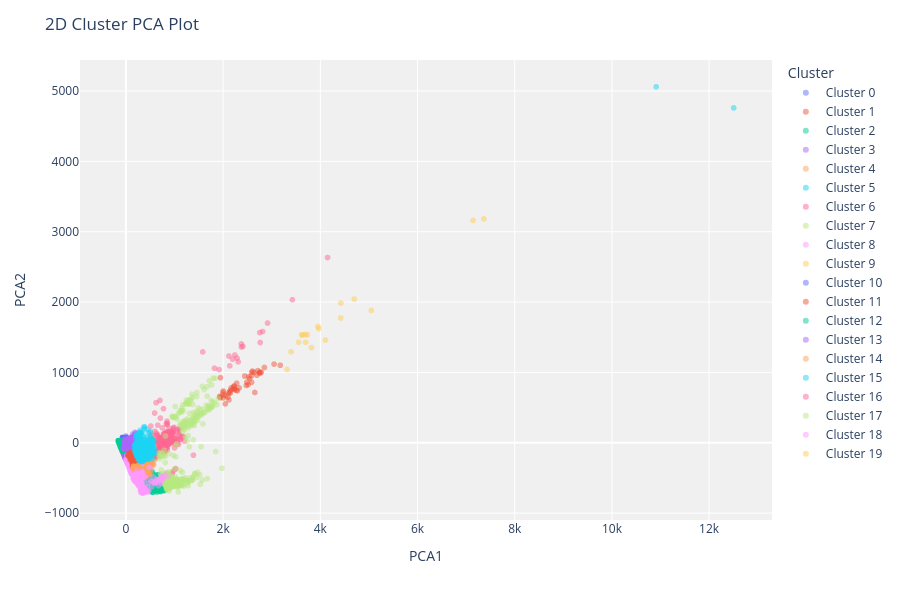

Write notebook code for a chart like this one.
### Code cell
plot_model(kmeans, plot='cluster')

### Figure 1 — Plotly figure (JSON) as saved in the notebook; plotly's stock layout.template omitted (floating-point values rounded to 4 significant figures; data arrays with more than 128 entries replaced by an {"elided": "..."} marker saying what was removed)
{"data": [{"customdata": {"elided": "19922x1 int values"}, "hovertemplate": "Cluster=Cluster 0<br>PCA1=%{x}<br>PCA2=%{y}<br>Feature=%{customdata[0]}<extra></extra>", "legendgroup": "Cluster 0", "marker": {"color": "#636efa", "opacity": 0.5, "symbol": "circle"}, "mode": "markers", "name": "Cluster 0", "showlegend": true, "textposition": "top center", "type": "scattergl", "x": {"elided": "19922 float values"}, "xaxis": "x", "y": {"elided": "19922 float values"}, "yaxis": "y"}, {"customdata": [[2025], [2025], [2025], [2025], [2025], [2025], [2025], [2025], [2025], [2025], [2025], [2025], [2025], [2025], [2025], [2025], [2025], [2025], [2025], [2025], [2025], [2025], [2025], [2025], [2025], [2025], [2025], [2025], [2025], [2025], [2025], [2025], [2025], [2025], [2025], [2025], [2025], [2025], [2025], [2025], [2025], [2025], [2025], [2025], [2025], [2025], [2025]], "hovertemplate": "Cluster=Cluster 1<br>PCA1=%{x}<br>PCA2=%{y}<br>Feature=%{customdata[0]}<extra></extra>", "legendgroup": "Cluster 1", "marker": {"color": "#EF553B", "opacity": 0.5, "symbol": "circle"}, "mode": "markers", "name": "Cluster 1", "showlegend": true, "textposition": "top center", "type": "scattergl", "x": [2280.0, 2046.0, 2546.0, 2584.0, 2003.0, 2755.0, 2099.0, 2694.0, 2636.0, 2016.0, 2149.0, 2524.0, 2652.0, 2001.0, 2120.0, 2267.0, 2331.0, 2234.0, 3048.0, 1944.0, 2050.0, 2225.0, 1933.0, 2585.0, 2293.0, 2715.0, 2477.0, 1930.0, 2850.0, 2586.0, 2489.0, 2750.0, 2515.0, 2222.0, 2203.0, 2444.0, 2230.0, 2132.0, 2152.0, 3175.0, 2785.0, 2166.0, 2118.0, 1940.0, 2604.0, 2758.0, 1996.0], "xaxis": "x", "y": [846.9, 552.8, 911.8, 952.9, 735.9, 986.0, 649.8, 961.0, 1001.0, 684.1, 707.3, 937.1, 715.3, 637.5, 609.6, 746.6, 779.7, 756.9, 1119.0, 925.7, 668.4, 807.2, 649.1, 858.9, 740.1, 1026.0, 814.7, 660.4, 1071.0, 1000.0, 862.3, 999.2, 826.6, 800.3, 767.7, 949.0, 776.2, 724.0, 747.6, 1102.0, 1003.0, 779.3, 708.7, 641.8, 1019.0, 1004.0, 714.9], "yaxis": "y"}, {"customdata": {"elided": "349x1 int values"}, "hovertemplate": "Cluster=Cluster 2<br>PCA1=%{x}<br>PCA2=%{y}<br>Feature=%{customdata[0]}<extra></extra>", "legendgroup": "Cluster 2", "marker": {"color": "#00cc96", "opacity": 0.5, "symbol": "circle"}, "mode": "markers", "name": "Cluster 2", "showlegend": true, "textposition": "top center", "type": "scattergl", "x": {"elided": "349 float values"}, "xaxis": "x", "y": {"elided": "349 float values"}, "yaxis": "y"}, {"customdata": {"elided": "3204x1 int values"}, "hovertemplate": "Cluster=Cluster 3<br>PCA1=%{x}<br>PCA2=%{y}<br>Feature=%{customdata[0]}<extra></extra>", "legendgroup": "Cluster 3", "marker": {"color": "#ab63fa", "opacity": 0.5, "symbol": "circle"}, "mode": "markers", "name": "Cluster 3", "showlegend": true, "textposition": "top center", "type": "scattergl", "x": {"elided": "3204 float values"}, "xaxis": "x", "y": {"elided": "3204 float values"}, "yaxis": "y"}, {"customdata": {"elided": "423x1 int values"}, "hovertemplate": "Cluster=Cluster 4<br>PCA1=%{x}<br>PCA2=%{y}<br>Feature=%{customdata[0]}<extra></extra>", "legendgroup": "Cluster 4", "marker": {"color": "#FFA15A", "opacity": 0.5, "symbol": "circle"}, "mode": "markers", "name": "Cluster 4", "showlegend": true, "textposition": "top center", "type": "scattergl", "x": {"elided": "423 float values"}, "xaxis": "x", "y": {"elided": "423 float values"}, "yaxis": "y"}, {"customdata": [[2025], [2025]], "hovertemplate": "Cluster=Cluster 5<br>PCA1=%{x}<br>PCA2=%{y}<br>Feature=%{customdata[0]}<extra></extra>", "legendgroup": "Cluster 5", "marker": {"color": "#19d3f3", "opacity": 0.5, "symbol": "circle"}, "mode": "markers", "name": "Cluster 5", "showlegend": true, "textposition": "top center", "type": "scattergl", "x": [12500.0, 10910.0], "xaxis": "x", "y": [4760.0, 5061.0], "yaxis": "y"}, {"customdata": {"elided": "227x1 int values"}, "hovertemplate": "Cluster=Cluster 6<br>PCA1=%{x}<br>PCA2=%{y}<br>Feature=%{customdata[0]}<extra></extra>", "legendgroup": "Cluster 6", "marker": {"color": "#FF6692", "opacity": 0.5, "symbol": "circle"}, "mode": "markers", "name": "Cluster 6", "showlegend": true, "textposition": "top center", "type": "scattergl", "x": {"elided": "227 float values"}, "xaxis": "x", "y": {"elided": "227 float values"}, "yaxis": "y"}, {"customdata": {"elided": "177x1 int values"}, "hovertemplate": "Cluster=Cluster 7<br>PCA1=%{x}<br>PCA2=%{y}<br>Feature=%{customdata[0]}<extra></extra>", "legendgroup": "Cluster 7", "marker": {"color": "#B6E880", "opacity": 0.5, "symbol": "circle"}, "mode": "markers", "name": "Cluster 7", "showlegend": true, "textposition": "top center", "type": "scattergl", "x": {"elided": "177 float values"}, "xaxis": "x", "y": {"elided": "177 float values"}, "yaxis": "y"}, {"customdata": {"elided": "1363x1 int values"}, "hovertemplate": "Cluster=Cluster 8<br>PCA1=%{x}<br>PCA2=%{y}<br>Feature=%{customdata[0]}<extra></extra>", "legendgroup": "Cluster 8", "marker": {"color": "#FF97FF", "opacity": 0.5, "symbol": "circle"}, "mode": "markers", "name": "Cluster 8", "showlegend": true, "textposition": "top center", "type": "scattergl", "x": {"elided": "1363 float values"}, "xaxis": "x", "y": {"elided": "1363 float values"}, "yaxis": "y"}, {"customdata": [[2025], [2025]], "hovertemplate": "Cluster=Cluster 9<br>PCA1=%{x}<br>PCA2=%{y}<br>Feature=%{customdata[0]}<extra></extra>", "legendgroup": "Cluster 9", "marker": {"color": "#FECB52", "opacity": 0.5, "symbol": "circle"}, "mode": "markers", "name": "Cluster 9", "showlegend": true, "textposition": "top center", "type": "scattergl", "x": [7364.0, 7143.0], "xaxis": "x", "y": [3183.0, 3161.0], "yaxis": "y"}, {"customdata": {"elided": "17669x1 int values"}, "hovertemplate": "Cluster=Cluster 10<br>PCA1=%{x}<br>PCA2=%{y}<br>Feature=%{customdata[0]}<extra></extra>", "legendgroup": "Cluster 10", "marker": {"color": "#636efa", "opacity": 0.5, "symbol": "circle"}, "mode": "markers", "name": "Cluster 10", "showlegend": true, "textposition": "top center", "type": "scattergl", "x": {"elided": "17669 float values"}, "xaxis": "x", "y": {"elided": "17669 float values"}, "yaxis": "y"}, {"customdata": {"elided": "623x1 int values"}, "hovertemplate": "Cluster=Cluster 11<br>PCA1=%{x}<br>PCA2=%{y}<br>Feature=%{customdata[0]}<extra></extra>", "legendgroup": "Cluster 11", "marker": {"color": "#EF553B", "opacity": 0.5, "symbol": "circle"}, "mode": "markers", "name": "Cluster 11", "showlegend": true, "textposition": "top center", "type": "scattergl", "x": {"elided": "623 float values"}, "xaxis": "x", "y": {"elided": "623 float values"}, "yaxis": "y"}, {"customdata": {"elided": "4985x1 int values"}, "hovertemplate": "Cluster=Cluster 12<br>PCA1=%{x}<br>PCA2=%{y}<br>Feature=%{customdata[0]}<extra></extra>", "legendgroup": "Cluster 12", "marker": {"color": "#00cc96", "opacity": 0.5, "symbol": "circle"}, "mode": "markers", "name": "Cluster 12", "showlegend": true, "textposition": "top center", "type": "scattergl", "x": {"elided": "4985 float values"}, "xaxis": "x", "y": {"elided": "4985 float values"}, "yaxis": "y"}, {"customdata": {"elided": "6164x1 int values"}, "hovertemplate": "Cluster=Cluster 13<br>PCA1=%{x}<br>PCA2=%{y}<br>Feature=%{customdata[0]}<extra></extra>", "legendgroup": "Cluster 13", "marker": {"color": "#ab63fa", "opacity": 0.5, "symbol": "circle"}, "mode": "markers", "name": "Cluster 13", "showlegend": true, "textposition": "top center", "type": "scattergl", "x": {"elided": "6164 float values"}, "xaxis": "x", "y": {"elided": "6164 float values"}, "yaxis": "y"}, {"customdata": {"elided": "514x1 int values"}, "hovertemplate": "Cluster=Cluster 14<br>PCA1=%{x}<br>PCA2=%{y}<br>Feature=%{customdata[0]}<extra></extra>", "legendgroup": "Cluster 14", "marker": {"color": "#FFA15A", "opacity": 0.5, "symbol": "circle"}, "mode": "markers", "name": "Cluster 14", "showlegend": true, "textposition": "top center", "type": "scattergl", "x": {"elided": "514 float values"}, "xaxis": "x", "y": {"elided": "514 float values"}, "yaxis": "y"}, {"customdata": {"elided": "694x1 int values"}, "hovertemplate": "Cluster=Cluster 15<br>PCA1=%{x}<br>PCA2=%{y}<br>Feature=%{customdata[0]}<extra></extra>", "legendgroup": "Cluster 15", "marker": {"color": "#19d3f3", "opacity": 0.5, "symbol": "circle"}, "mode": "markers", "name": "Cluster 15", "showlegend": true, "textposition": "top center", "type": "scattergl", "x": {"elided": "694 float values"}, "xaxis": "x", "y": {"elided": "694 float values"}, "yaxis": "y"}, {"customdata": [[2025], [2025], [2025], [2025], [2025], [2025], [2025], [2025], [2025], [2025], [2025], [2025], [2025], [2025], [2025], [2025], [2025], [2025]], "hovertemplate": "Cluster=Cluster 16<br>PCA1=%{x}<br>PCA2=%{y}<br>Feature=%{customdata[0]}<extra></extra>", "legendgroup": "Cluster 16", "marker": {"color": "#FF6692", "opacity": 0.5, "symbol": "circle"}, "mode": "markers", "name": "Cluster 16", "showlegend": true, "textposition": "top center", "type": "scattergl", "x": [1917.0, 2136.0, 4149.0, 1580.0, 2377.0, 2754.0, 2120.0, 2241.0, 2914.0, 2378.0, 1823.0, 3425.0, 2310.0, 2287.0, 2409.0, 2813.0, 2195.0, 2762.0], "xaxis": "x", "y": [1040.0, 1094.0, 2634.0, 1291.0, 1405.0, 1566.0, 1233.0, 1248.0, 1702.0, 1361.0, 1060.0, 2033.0, 1150.0, 1204.0, 1370.0, 1581.0, 1189.0, 1426.0], "yaxis": "y"}, {"customdata": [[2025], [2025], [2025], [2025], [2025], [2025], [2025], [2025], [2025], [2025], [2025], [2025], [2025], [2025], [2025], [2025], [2025], [2025], [2025], [2025], [2025], [2025], [2025], [2025], [2025], [2025], [2025], [2025], [2025], [2025], [2025], [2025], [2025], [2025], [2025], [2025], [2025], [2025], [2025], [2025], [2025], [2025], [2025], [2025], [2025], [2025], [2025], [2025], [2025], [2025], [2025], [2025], [2025], [2025], [2025], [2025], [2025], [2025], [2025], [2025], [2025], [2025], [2025], [2025], [2025], [2025], [2025], [2025], [2025], [2025], [2025], [2025], [2025], [2025], [2025], [2025], [2025], [2025], [2025], [2025], [2025], [2025], [2025], [2025], [2025], [2025], [2025], [2025], [2025], [2025], [2025], [2025], [2025], [2025], [2025], [2025], [2025], [2025], [2025], [2025], [2025], [2025], [2025], [2025], [2025], [2025], [2025], [2025], [2025]], "hovertemplate": "Cluster=Cluster 17<br>PCA1=%{x}<br>PCA2=%{y}<br>Feature=%{customdata[0]}<extra></extra>", "legendgroup": "Cluster 17", "marker": {"color": "#B6E880", "opacity": 0.5, "symbol": "circle"}, "mode": "markers", "name": "Cluster 17", "showlegend": true, "textposition": "top center", "type": "scattergl", "x": [1260.0, 1783.0, 1112.0, 1226.0, 1626.0, 1138.0, 1731.0, 1714.0, 1329.0, 1589.0, 1364.0, 1147.0, 1308.0, 1013.0, 1834.0, 1129.0, 1670.0, 1527.0, 1824.0, 1159.0, 1260.0, 1163.0, 1197.0, 1361.0, 1169.0, 1423.0, 1029.0, 1796.0, 1778.0, 1354.0, 1762.0, 1398.0, 1499.0, 1399.0, 1708.0, 1556.0, 984.9, 1443.0, 1401.0, 1407.0, 1338.0, 1552.0, 1343.0, 1237.0, 1700.0, 1151.0, 1473.0, 1705.0, 1488.0, 1753.0, 1234.0, 1461.0, 1571.0, 1368.0, 958.2, 1694.0, 1254.0, 1756.0, 1381.0, 1293.0, 1286.0, 1899.0, 1454.0, 1013.0, 1483.0, 1375.0, 1166.0, 1229.0, 1208.0, 1244.0, 1275.0, 1342.0, 1654.0, 1184.0, 1673.0, 1872.0, 1388.0, 1080.0, 1136.0, 1176.0, 1318.0, 1213.0, 1202.0, 1048.0, 1689.0, 1475.0, 1325.0, 1278.0, 950.4, 1115.0, 1415.0, 1105.0, 1220.0, 1206.0, 970.0, 1458.0, 1546.0, 1263.0, 1779.0, 1477.0, 1372.0, 1586.0, 1457.0, 1279.0, 1300.0, 1610.0, 1411.0, 1246.0, 1605.0], "xaxis": "x", "y": [339.0, 580.2, 433.5, 80.27, 432.4, 435.2, 487.8, 881.1, 239.3, 476.7, 345.1, 455.6, 420.0, 515.8, 916.0, 249.0, 796.9, 472.0, 573.8, 203.6, 250.6, 260.5, 232.9, 691.3, 160.3, 415.3, 375.3, 918.3, 518.7, 315.4, 822.5, 435.4, 376.3, 298.9, 524.8, 395.7, 367.9, 342.7, 310.8, 245.5, 315.1, 411.7, 266.2, 569.6, 523.6, 491.1, 370.3, 468.5, 496.0, 502.0, 281.8, 399.9, 802.4, 646.9, 373.9, 471.6, 278.4, 601.4, 368.4, 607.9, 555.3, 633.3, 375.6, 360.6, 426.7, 544.1, 539.2, 550.1, 306.3, 607.0, 312.1, 608.1, 533.2, 456.2, 661.2, 541.3, 40.7, 416.9, 280.6, 297.7, 606.0, 313.0, 247.6, 338.2, 491.1, 315.8, 269.6, 101.6, 376.4, 457.7, 303.1, 251.7, 231.1, 188.9, 354.3, 714.7, 412.0, 552.2, 512.2, 448.4, 260.1, 268.3, 657.9, 211.9, 547.8, 756.9, 368.7, 568.2, 425.4], "yaxis": "y"}, {"customdata": {"elided": "267x1 int values"}, "hovertemplate": "Cluster=Cluster 18<br>PCA1=%{x}<br>PCA2=%{y}<br>Feature=%{customdata[0]}<extra></extra>", "legendgroup": "Cluster 18", "marker": {"color": "#FF97FF", "opacity": 0.5, "symbol": "circle"}, "mode": "markers", "name": "Cluster 18", "showlegend": true, "textposition": "top center", "type": "scattergl", "x": {"elided": "267 float values"}, "xaxis": "x", "y": {"elided": "267 float values"}, "yaxis": "y"}, {"customdata": [[2025], [2025], [2025], [2025], [2025], [2025], [2025], [2025], [2025], [2025], [2025], [2025], [2025], [2025], [2025], [2025]], "hovertemplate": "Cluster=Cluster 19<br>PCA1=%{x}<br>PCA2=%{y}<br>Feature=%{customdata[0]}<extra></extra>", "legendgroup": "Cluster 19", "marker": {"color": "#FECB52", "opacity": 0.5, "symbol": "circle"}, "mode": "markers", "name": "Cluster 19", "showlegend": true, "textposition": "top center", "type": "scattergl", "x": [3951.0, 4105.0, 4420.0, 3398.0, 3690.0, 3613.0, 3636.0, 5049.0, 3967.0, 4698.0, 3698.0, 3315.0, 4423.0, 3554.0, 3736.0, 3818.0], "xaxis": "x", "y": [1653.0, 1460.0, 1773.0, 1293.0, 1540.0, 1532.0, 1533.0, 1882.0, 1623.0, 2043.0, 1428.0, 1043.0, 1985.0, 1430.0, 1534.0, 1353.0], "yaxis": "y"}], "layout": {"height": 600, "legend": {"title": {"text": "Cluster"}, "tracegroupgap": 0}, "margin": {"t": 60}, "plot_bgcolor": "rgb(240,240,240)", "title": {"text": "2D Cluster PCA Plot"}, "xaxis": {"anchor": "y", "domain": [0, 1], "title": {"text": "PCA1"}}, "yaxis": {"anchor": "x", "domain": [0, 1], "title": {"text": "PCA2"}}}}
